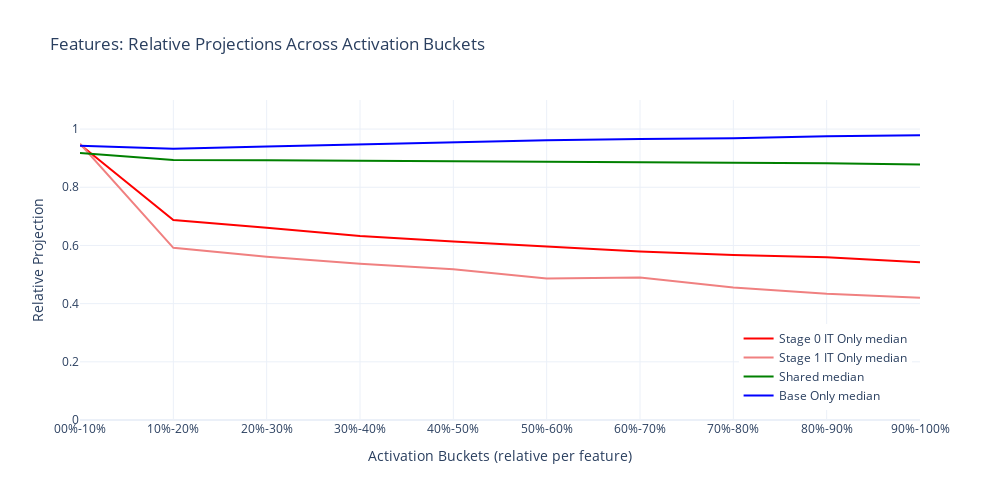

The cell this chart's notebook holds for it:
### Code cell
import plotly.graph_objects as go
import numpy as np
METRIC = "median"
SHOW_STD = False # Added bool to control std areas

# Create figure
fig = go.Figure()

# Plot individual IT only feature lines
# for idx in it_only_indices:
#     feature_data = relproj_data[idx]
#     fig.add_trace(go.Scatter(
#         x=[f"{i}0%-{i+1}0%" for i in range(0, 10)],
#         y=feature_data,
#         mode='lines',
#         line=dict(color='rgba(0,0,255,0.1)'),
#         showlegend=False
#     ))

# Add mean lines and variance for IT Only Stage 0
mean_data = naninfmetric(relproj_data[it_only_indices], metric=METRIC)
std_data = np.nanstd(relproj_data[it_only_indices], axis=0)
x = [f"{i}0%-{i+1}0%" for i in range(0, 10)]
if SHOW_STD:
    fig.add_trace(go.Scatter(
        x=x,
        y=mean_data + std_data,
        mode='lines',
        line=dict(width=0),
        showlegend=False,
        name='Upper Bound'
    ))
    fig.add_trace(go.Scatter(
        x=x,
        y=mean_data - std_data,
        mode='lines',
        line=dict(width=0),
        fillcolor='rgba(255,0,0,0.2)',
        fill='tonexty',
        showlegend=False,
        name='Lower Bound'
    ))
fig.add_trace(go.Scatter(
    x=x,
    y=mean_data,
    mode='lines',
    line=dict(color='red', width=2),
    name=f'Stage 0 IT Only {METRIC}'
))

# Add mean lines and variance for IT Only Stage 1
mean_data = naninfmetric(relproj_data[stage1_it_only_indices], metric=METRIC)
std_data = np.nanstd(relproj_data[stage1_it_only_indices], axis=0)
if SHOW_STD:
    fig.add_trace(go.Scatter(
        x=x,
        y=mean_data + std_data,
        mode='lines',
        line=dict(width=0),
        showlegend=False
    ))
    fig.add_trace(go.Scatter(
        x=x,
        y=mean_data - std_data,
        mode='lines',
        line=dict(width=0),
        fillcolor='rgba(240,128,128,0.2)',
        fill='tonexty',
        showlegend=False
    ))
fig.add_trace(go.Scatter(
    x=x,
    y=mean_data,
    mode='lines',
    line=dict(color='lightcoral', width=2),
    name=f'Stage 1 IT Only {METRIC}'
))

# Add mean lines and variance for Shared
mean_data = naninfmetric(relproj_data[shared_indices], metric=METRIC)
std_data = np.nanstd(relproj_data[shared_indices], axis=0)
if SHOW_STD:
    fig.add_trace(go.Scatter(
        x=x,
        y=mean_data + std_data,
        mode='lines',
        line=dict(width=0),
        showlegend=False
    ))
    fig.add_trace(go.Scatter(
        x=x,
        y=mean_data - std_data,
        mode='lines',
        line=dict(width=0),
        fillcolor='rgba(0,255,0,0.2)',
        fill='tonexty',
        showlegend=False
    ))
fig.add_trace(go.Scatter(
    x=x,
    y=mean_data,
    mode='lines', 
    line=dict(color='green', width=2),
    name=f'Shared {METRIC}'
))

# Add mean lines and variance for Base Only
mean_data = naninfmetric(relproj_data[base_only_indices], metric=METRIC)
std_data = np.nanstd(relproj_data[base_only_indices], axis=0)
if SHOW_STD:
    fig.add_trace(go.Scatter(
        x=x,
        y=mean_data + std_data,
        mode='lines',
        line=dict(width=0),
        showlegend=False
    ))
    fig.add_trace(go.Scatter(
        x=x,
        y=mean_data - std_data,
        mode='lines',
        line=dict(width=0),
        fillcolor='rgba(0,0,255,0.2)',
        fill='tonexty',
        showlegend=False
    ))
fig.add_trace(go.Scatter(
    x=x,
    y=mean_data,
    mode='lines',
    line=dict(color='blue', width=2),
    name=f'Base Only {METRIC}'
))

# Update layout
fig.update_layout(
    title='Features: Relative Projections Across Activation Buckets',
    xaxis_title='Activation Buckets (relative per feature)',
    yaxis_title='Relative Projection',
    yaxis=dict(range=[0, 1.1]),
    template='plotly_white',
    width=1000,
    height=500,
    showlegend=True,
    legend=dict(
        yanchor="top",
        y=0.3,
        xanchor="right",
        x=0.99
    )
)

fig.show()
fig.write_image("../plots/relative_projections_means.png")

### Figure 1 — Plotly figure (JSON) as saved in the notebook; plotly's stock layout.template omitted (floating-point values rounded to 4 significant figures)
{"data": [{"line": {"color": "red", "width": 2}, "mode": "lines", "name": "Stage 0 IT Only median", "type": "scatter", "x": ["00%-10%", "10%-20%", "20%-30%", "30%-40%", "40%-50%", "50%-60%", "60%-70%", "70%-80%", "80%-90%", "90%-100%"], "y": [0.9473, 0.6875, 0.6605, 0.6326, 0.614, 0.5975, 0.5791, 0.5673, 0.5596, 0.5422]}, {"line": {"color": "lightcoral", "width": 2}, "mode": "lines", "name": "Stage 1 IT Only median", "type": "scatter", "x": ["00%-10%", "10%-20%", "20%-30%", "30%-40%", "40%-50%", "50%-60%", "60%-70%", "70%-80%", "80%-90%", "90%-100%"], "y": [0.9498, 0.5917, 0.5616, 0.5374, 0.5186, 0.4867, 0.4897, 0.4558, 0.434, 0.4203]}, {"line": {"color": "green", "width": 2}, "mode": "lines", "name": "Shared median", "type": "scatter", "x": ["00%-10%", "10%-20%", "20%-30%", "30%-40%", "40%-50%", "50%-60%", "60%-70%", "70%-80%", "80%-90%", "90%-100%"], "y": [0.9182, 0.8936, 0.8925, 0.8908, 0.8889, 0.8879, 0.8863, 0.8855, 0.8824, 0.878]}, {"line": {"color": "blue", "width": 2}, "mode": "lines", "name": "Base Only median", "type": "scatter", "x": ["00%-10%", "10%-20%", "20%-30%", "30%-40%", "40%-50%", "50%-60%", "60%-70%", "70%-80%", "80%-90%", "90%-100%"], "y": [0.9427, 0.9327, 0.94, 0.9475, 0.9535, 0.9619, 0.9662, 0.9683, 0.9754, 0.9786]}], "layout": {"height": 500, "legend": {"x": 0.99, "xanchor": "right", "y": 0.3, "yanchor": "top"}, "showlegend": true, "title": {"text": "Features: Relative Projections Across Activation Buckets"}, "width": 1000, "xaxis": {"title": {"text": "Activation Buckets (relative per feature)"}}, "yaxis": {"range": [0, 1.1], "title": {"text": "Relative Projection"}}}}
